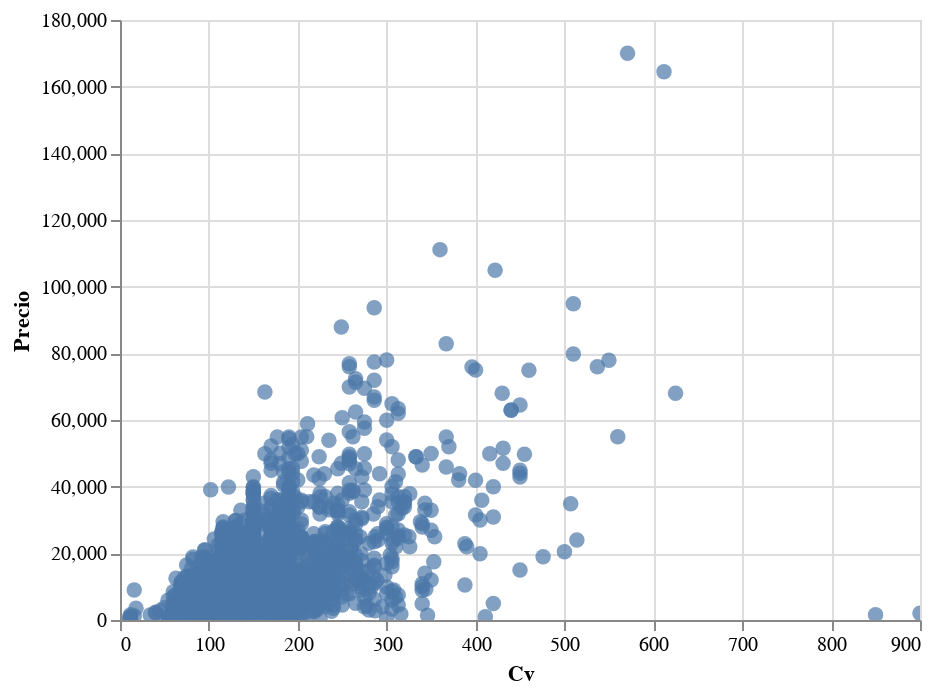

The notebook cell this image was saved under:
### Code cell
alt.Chart(train.sample(5000)).mark_circle(size=60).encode(
    x='Cv',
    y='Precio',
    #color='Origin',
    tooltip=['Marca', 'Modelo']
).interactive()

### Figure 1 — Vega-Lite specification as saved in the notebook (floating-point values rounded to 4 significant figures; data arrays with more than 128 entries replaced by an {"elided": "..."} marker saying what was removed)
{"config": {"view": {"continuousWidth": 400, "continuousHeight": 300}}, "data": {"name": "data-6c69192bc3b226d692a4ba6f4523a997"}, "mark": {"type": "circle", "size": 60}, "encoding": {"tooltip": [{"type": "nominal", "field": "Marca"}, {"type": "nominal", "field": "Modelo"}], "x": {"type": "quantitative", "field": "Cv"}, "y": {"type": "quantitative", "field": "Precio"}}, "selection": {"selector003": {"type": "interval", "bind": "scales", "encodings": ["x", "y"]}}, "$schema": "https://vega.github.io/schema/vega-lite/v4.0.0.json", "datasets": {"data-6c69192bc3b226d692a4ba6f4523a997": {"elided": "5000 records"}}}
